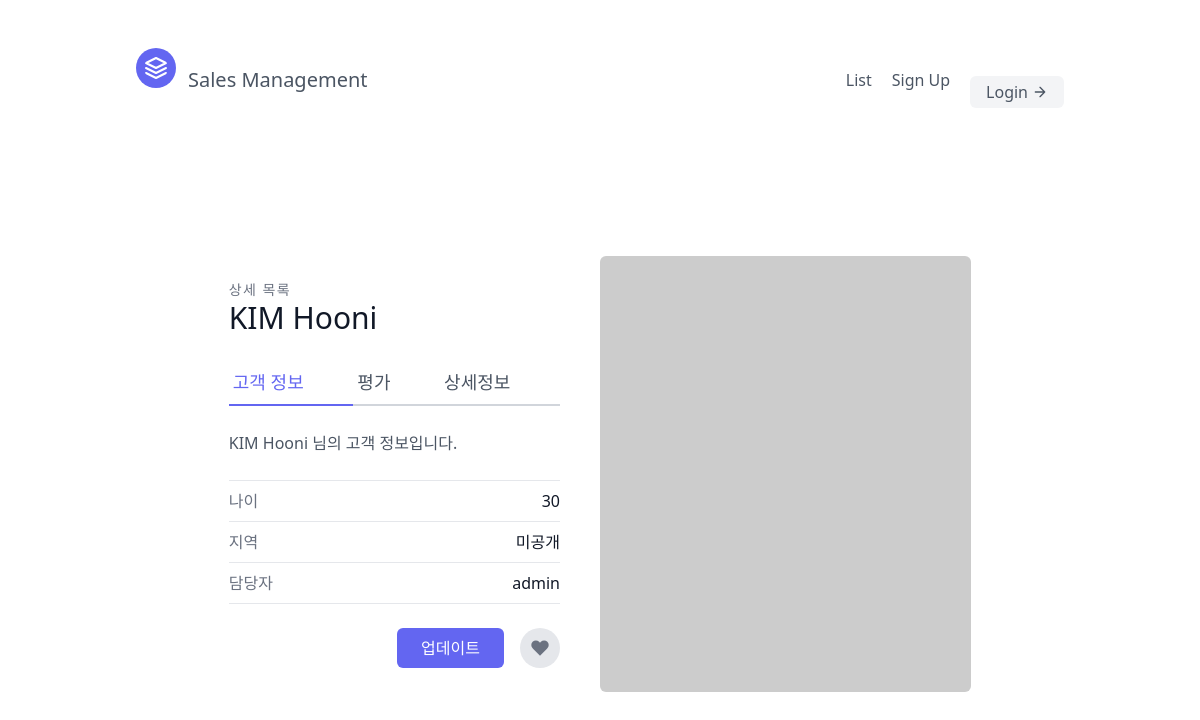
Page /sales/3 on the committed database.
### sales/models.py (models this page shows, shortened)
class Sale(models.Model):
    first_name = models.CharField(max_length=30)
    last_name = models.CharField(max_length=30)
    age = models.IntegerField(default=0)
    person = models.ForeignKey("Person", on_delete=models.CASCADE)

class Person(models.Model):
    customer = models.OneToOneField(CustomID, on_delete=models.CASCADE)
    def __str__(self):
        return self.customer.username

class CustomID (AbstractUser):
    pass  # AbstractUser을 그대로 사용할 경우

### sales/views.py (the view)
# urls.py: path('sales/<int:pk>', SalesDetailView.as_view(), name="Detail"),  # 제너릭 뷰
class SalesDetailView(generic.DetailView):
    template_name = "sales/sales_detail.html"
    queryset = Sale.objects.all()
    context_object_name = "info"

### templates/sales/sales_detail.html (shortened to what this page needs)
{% extends 'base.html' %}
{% block content %}
<section class="text-gray-600 body-font overflow-hidden">
  <div class="container px-5 py-24 mx-auto">
    <div class="lg:w-4/5 mx-auto flex flex-wrap">
      <div class="lg:w-1/2 w-full lg:pr-10 lg:py-6 mb-6 lg:mb-0">
        <h2 class="text-sm title-font text-gray-500 tracking-widest">상세 목록</h2>
        <h1 class="text-gray-900 text-3xl title-font font-medium mb-4">{{info.last_name}} {{info.first_name}}</h1>
        <div class="flex mb-4">
          <a class="flex-grow text-indigo-500 border-b-2 border-indigo-500 py-2 text-lg px-1">고객 정보</a>
          <a class="flex-grow border-b-2 border-gray-300 py-2 text-lg px-1">평가</a>
          <a class="flex-grow border-b-2 border-gray-300 py-2 text-lg px-1">상세정보</a>
        </div>
        <p class="leading-relaxed mb-4">{{info.last_name}} {{info.first_name}} 님의 고객 정보입니다.</p>
        <div class="flex border-t border-gray-200 py-2">
          <span class="text-gray-500">나이</span>
          <span class="ml-auto text-gray-900">{{info.age}}</span>
        </div>
        <div class="flex border-t border-gray-200 py-2">
          <span class="text-gray-500">지역</span>
          <span class="ml-auto text-gray-900">미공개</span>
        </div>
        <div class="flex border-t border-b mb-6 border-gray-200 py-2">
          <span class="text-gray-500">담당자</span>
          <span class="ml-auto text-gray-900">{{info.person}}</span>
        </div>
        <div class="flex">
          <a class="flex ml-auto" href={% url "Sales:Update" info.pk %}><button class="text-white bg-indigo-500 border-0 py-2 px-6 focus:outline-none hover:bg-indigo-600 rounded">업데이트</button></a>
          <a href={% url "Sales:Delete" info.pk %}><button class="rounded-full w-10 h-10 bg-gray-200 p-0 border-0 inline-flex items-center justify-center text-gray-500 ml-4">
            <svg fill="currentColor" stroke-linecap="round" stroke-linejoin="round" stroke-width="2" class="w-5 h-5" viewBox="0 0 24 24">
              <path d="M20.84 4.61a5.5 5.5 0 00-7.78 0L12 5.67l-1.06-1.06a5.5 5.5 0 00-7.78 7.78l1.06 1.06L12 21.23l7.78-7.78 1.06-1.06a5.5 5.5 0 000-7.78z"></path>
            </svg>
          </button></a>
        </div>
      </div>
      <img alt="ecommerce" class="lg:w-1/2 w-full lg:h-auto h-64 object-cover object-center rounded" src="https://dummyimage.com/400x400">
    </div>
  </div>
</section>
{% endblock content %}

### rows in the picture
Sale: last_name "KIM", first_name "Hooni", age "30", person "admin"
